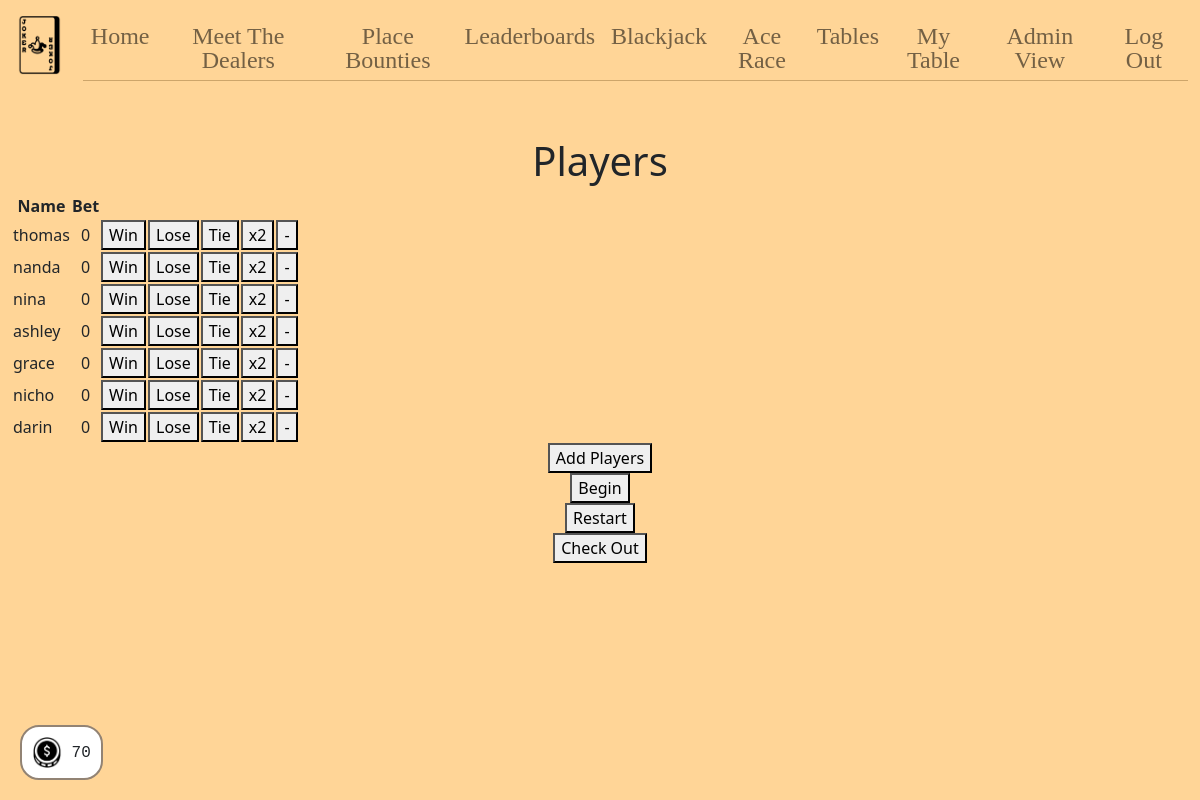
/blackjacktable (signed in), run on an earlier commit of the app's database.
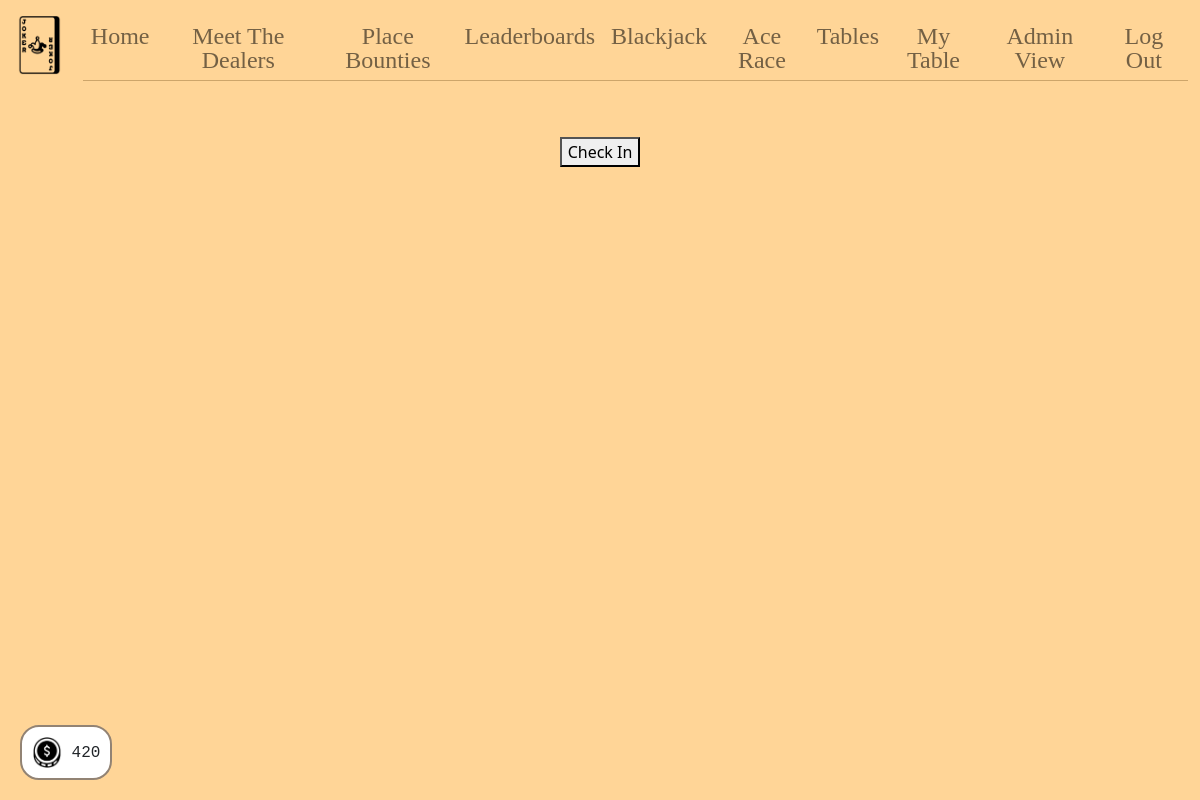
And on a later commit of the database.
### tables this page shows
CREATE TABLE blackjack (
id INTEGER PRIMARY KEY AUTOINCREMENT,
bet INTEGER DEFAULT 0 NOT NULL,
player INTEGER DEFAULT 0,
name TEXT
);

CREATE TABLE users (
  id INTEGER PRIMARY KEY AUTOINCREMENT,
  name TEXT NOT NULL,
  hash TEXT NOT NULL,
  email TEXT,
  hp INTEGER DEFAULT 100 NOT NULL,
  bounty INTEGER DEFAULT 0 NOT NULL,
  lucky INTEGER DEFAULT 0 NOT NULL,
  playing INTEGER DEFAULT 0 NOT NULL,
  dealing INTEGER DEFAULT 0 NOT NULL,
  permission INTEGER DEFAULT 0 NOT NULL,
  poker INTEGER DEFAULT 0 NOT NULL,
  tableid INTEGER DEFAULT 0 NOT NULL
);

### app.py (the view)
@app.route("/blackjacktable", methods=["GET", "POST"])
@login_required
def blackjacktable():
    if request.method == "POST":
        dealer = request.form.get("id")
        if dealer:
            db.execute("UPDATE tables SET dealerid = ? WHERE id = 8", dealer)
            row = db.execute("SELECT * FROM tables WHERE id = 8")
            session["occupied8"] = True
            session["dealerid8"] = row[0]["dealerid"]
        players = db.execute("SELECT * FROM blackjack")
        persons = db.execute("SELECT * FROM users WHERE poker = 0")
        rows = db.execute("SELECT * FROM users WHERE id = ?", session["user_id"])
        session["hp"] = rows[0]["hp"]
        return render_template("blackjacktable.html", dealer=dealer, players=players, persons=persons)
    else:
        rows = db.execute("SELECT * FROM tables WHERE id = 8")
        dealer = rows[0]["dealerid"]
        if dealer == session["user_id"]:
            session["occupied8"] = True
        session["dealerid8"] = dealer
        players = db.execute("SELECT * FROM blackjack")
        persons = db.execute("SELECT * FROM users WHERE poker = 0")
        row = db.execute("SELECT * FROM users WHERE id = ?", session["user_id"])
        session["hp"] = row[0]["hp"]
        return render_template("blackjacktable.html", dealer=dealer, players=players, persons=persons)

### app.py (called while the page is built)
@app.after_request
def after_request(response):
    response.headers["Cache-Control"] = "no-cache, no-store, must-revalidate"
    response.headers["Expires"] = 0
    response.headers["Pragma"] = "no-cache"
    return response

### helpers.py (called while the page is built)
def login_required(f):
    @wraps(f)
    def decorated_function(*args, **kwargs):
        if session.get("user_id") is None:
            return redirect("/login")
        return f(*args, **kwargs)
    return decorated_function

### templates/blackjacktable.html (shortened to what this page needs)
{% extends "layout.html" %}
{% block main %}
    {% if session["dealer"] == 1 %}
        {% if session["occupied8"] == False or not session["occupied8"] %}
            <div>
                <form action="/blackjacktable" method="post">
                    <button type="submit">Check In</button>
                </form>
            </div>
        {% elif session["dealerid8"] == session["user_id"] or session["admin"] == 1 %}
            <div id="mainPage">
            <h1>Players</h1>
            <table>
                <thead>
                    <tr>
                        <th>Name</th>
                        <th>Bet</th>
                    </tr>
                </thead>
                <tbody>
                {% for play in players %}
                    <tr class="">
                        <td class="text-start">{{ play["name"] }}</td>
                        <td>{{ play["bet"] }}</td>
                        <td>
                            <form id="winner" action="/bjlogic" method="post">
                                <button type="submit" class="buttons">Win</button>
                            </form>
                        </td>
                        <td>
                            <form id="winner" action="/bjlogic" method="post">
                                <button type="submit" class="buttons">Lose</button>
                            </form>
                        </td>
                        <td>
                            <form id="winner" action="/bjlogic" method="post">
                                <button type="submit" class="buttons">Tie</button>
                            </form>
                        </td>
                        <td>
                            <form id="winner" action="/bjlogic" method="post">
                                <button type="submit" class="buttons">x2</button>
                            </form>
                        </td>
                        <td>
                            <form id="remove" action="/bjlogic" method="post">
                                <button type="submit" class="buttons">-</button>
                            </form>
                        </td>
                    </tr>
                {% endfor %}
                </tbody>
            </table>
            <div>
                <button id="myBtn">Add Players</button>
            </div>
            <div>
                <form action="/playingstatus" method="post">
                    <button>Begin</button>
                </form>
            </div>
            <div>
                <form action="/playingstatus" method="post">
                    <button>Restart</button>
                </form>
            </div>
            <div>
                <form action="/bjcheckout" method="post">
                    <button type="submit">Check Out</button>
                </form>
            </div>
        </div>
        {% else %}
            <div>
                You aren't authorized to access this page !
            </div>
        {% endif %}
    {% endif %}
{% endblock %}
{% block footer %}
    <div id="value-container"><img class="img-fluid money" src="/static/money.png"> {{ session["hp"] }} </div>
{% endblock %}

### templates/layout.html (shortened to what this page needs)
<!DOCTYPE html>
<html lang="en">
    <head>
        <link href="https://cdn.jsdelivr.net/npm/bootstrap@5.1.3/dist/css/bootstrap.min.css" rel="stylesheet">
        <link href="/static/styles.css" rel="stylesheet">
        <link href="/static/popups.css" rel="stylesheet">
    </head>
    <body>
        <nav class="bg-light navbar navbar-expand-md navbar-light">
            <div class="container-fluid">
                <a class="navbar-brand" href="/"><img class="img-fluid jokerimg" src="/static/poker-cards.png"></a>
                <div class="collapse navbar-collapse" id="navbar">
                    {% if session["admin"] == 1 %}
                        <ul class="navbar-nav me-auto mt-2 text-center navfont">
                            <li class="nav-item"><a class="nav-link" href="/home">Home</a></li>
                            <li class="nav-item"><a class="nav-link" href="/dealers">Meet The Dealers</a></li>
                            <li class="nav-item"><a class="nav-link" href="/players">Place Bounties</a></li>
                            <li class="nav-item"><a class="nav-link" href="/leaderboard">Leaderboards</a></li>
                            <li class="nav-item"><a class="nav-link" href="/blackjack">Blackjack</a></li>
                            <li class="nav-item"><a class="nav-link" href="/acerace">Ace Race</a></li>
                            <li class="nav-item"><a class="nav-link" href="/tables">Tables</a></li>
                            <li class="nav-item"><a class="nav-link" href="/myTable">My Table</a></li>
                            <li class="nav-item"><a class="nav-link" href="/admin">Admin View</a></li>
                        </ul>
                        <ul class="navbar-nav ms-auto mt-2 text-center navfont">
                            <li class="nav-item"><a class="nav-link" href="/logout">Log Out</a></li>
                        </ul>
                    {% endif %}
                </div>
            </div>
        </nav>
        <main class="container-fluid py-5 text-center">
            {% block main %}{% endblock %}
        </main>
    </body>
    <footer>
        {% block footer %}{% endblock %}
    </footer>
</html>

### static/styles.css (style rules this page uses)
nav .navbar-brand { font-size: xx-large; }
.bg-light { --bs-bg-opacity: 0; }
.container-fluid { background-color: #FFD597; }
body { background-color: #FFD597; }
.jokerimg { x: 10; width: 60px; height: 60px; }
.money { width: 30px; height: 30; }
.navbar-nav li { border-bottom: 1px solid #CDA56A; }
.navbar-nav li a { color: #924828; }
.navfont { color: #924848; font-family: Poppins; font-style: bold; font-size: 24px; line-height: 36px; line-height: 100%; letter-spacing: 4%; }

### static/popups.css (style rules this page uses)
#value-container { position: fixed; bottom: 20px; left: 20px; padding: 10px; background-color: #FFFFFF; border-radius: 19px; border: 2px solid #928374; font-family: monospace; }

What changed in the data, as far as the page shows it:
removed blackjack: name "thomas", bet "0"
removed blackjack: name "nanda", bet "0"
removed blackjack: name "nina", bet "0"
removed blackjack: name "ashley", bet "0"
removed blackjack: name "grace", bet "0"
removed blackjack: name "nicho", bet "0"
removed blackjack: name "darin", bet "0"
now on this page (row edited): users: hp "420"
Also different on the page:
{{ session["hp"] }}: "70" → (not shown)
text no longer shown: "Players Name Bet Add Players Begin Restart Check Out"
text now shown: "Check In"
